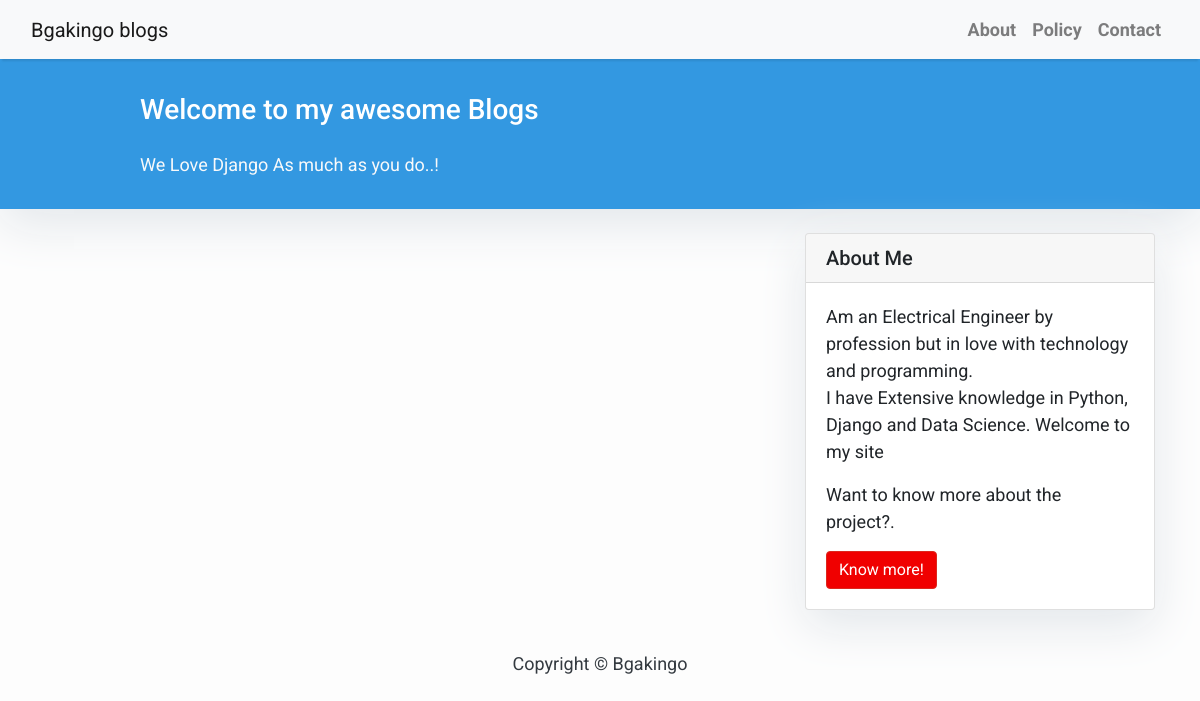
The app's page /, older data.
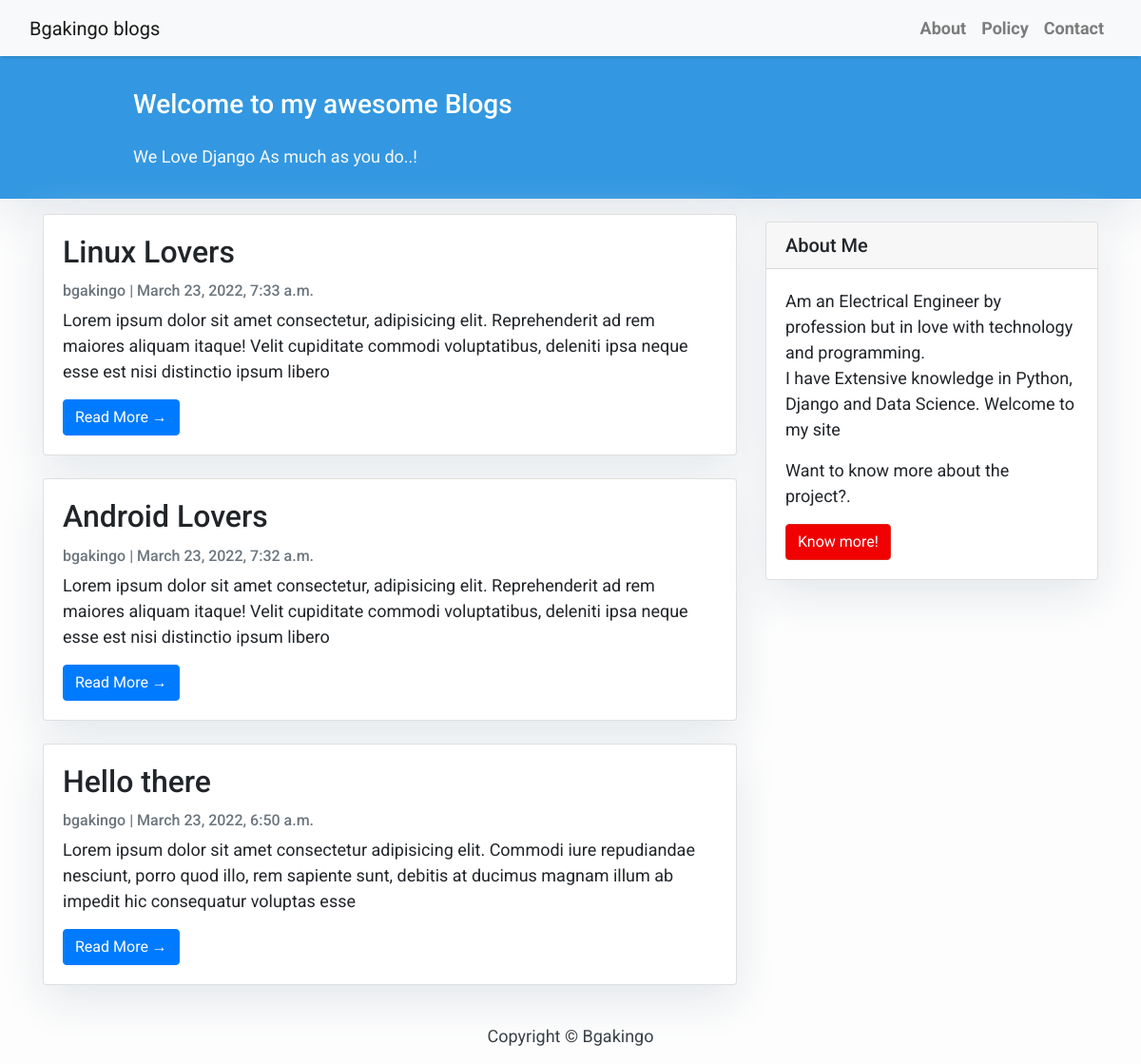
The same page, newer data.
### blog/models.py (models this page shows, shortened)
class Post(models.Model):
    title = models.CharField(max_length=200, unique=True)
    slug = models.SlugField(max_length=200, unique=True)
    author = models.ForeignKey(User, on_delete=models.CASCADE, related_name='blog_posts')
    content = models.TextField()
    created_on = models.DateTimeField(auto_now=True)
    status = models.IntegerField(choices=STATUS, default=0)
    class Meta:
        ordering = ['-created_on']

### blog/views.py (the view)
# urls.py: path('', views.PostList.as_view(), name='home'),
class PostList(generic.ListView):
    queryset = Post.objects.filter(status=1).order_by('-created_on')

### templates/blog/post_list.html (shortened to what this page needs)
{% extends "base.html" %}
{% block content %}
<header class="masthead">
    <div class="container">
        <div class="row">
            <div class=" col-md-8 col-md-10 mx-auto">
                <div class="site-heading">
                    <h3 class=" site-heading my-4 mt-3 text-white"> Welcome to my awesome Blogs </h3>
                    <p class="text-light">We Love Django As much as you do..! &nbsp
                    </p>
                </div>
            </div>
        </div>
    </div>
</header>
<div class="container">
    <div class="row">
        <div class="col-md-8 mt-3 left">
            {% for post in post_list %}
            <div class="card mb-4">
                <div class="card-body">
                    <h2 class="card-title">{{ post.title }}</h2>
                    <p class="card-text text-muted h6">{{ post.author }} | {{ post.created_on}} </p>
                    <p class="card-text">{{post.content|slice:":200" }}</p>
                    <a href="{% url 'post_detail' post.slug  %}" class="btn btn-primary">Read More &rarr;</a>
                </div>
            </div>
            {% endfor %}
        </div>
        {% block sidebar %} {% include 'sidebar.html' %} {% endblock sidebar %}
    </div>
</div>
{%endblock%}

### templates/base.html (shortened to what this page needs)
<!DOCTYPE html>
<html>
  <head>
    <link
      rel="stylesheet"
      href="https://maxcdn.bootstrapcdn.com/bootstrap/4.0.0/css/bootstrap.min.css"
    />
  </head>
  <body>
    <nav
      class="navbar navbar-expand-lg navbar-light bg-light shadow"
      id="mainNav"
    >
      <div class="container-fluid">
        <a class="navbar-brand" href="{% url 'home' %}">Bgakingo blogs</a>
        <div class="collapse navbar-collapse" id="navbarResponsive">
          <ul class="navbar-nav ml-auto">
            <li class="nav-item text-black">
              <a class="nav-link text-black font-weight-bold" href="#">About</a>
            </li>
            <li class="nav-item text-black">
              <a class="nav-link text-black font-weight-bold" href="#"
                >Policy</a
              >
            </li>
            <li class="nav-item text-black">
              <a class="nav-link text-black font-weight-bold" href="#"
                >Contact</a
              >
            </li>
          </ul>
        </div>
      </div>
    </nav>
    {% block content %}{% endblock content %}
    <footer class="py-3 bg-grey">
      <p class="m-0 text-dark text-center">Copyright &copy; Bgakingo</p>
    </footer>
  </body>
</html>

### templates/sidebar.html (shortened to what this page needs)
{% block sidebar %}
<div class="col-md-4 float-right">
  <div class="card my-4">
    <h5 class="card-header">About Me</h5>
    <div class="card-body">
      <p class="card-text">
        Am an Electrical Engineer by profession but in love with technology and
        programming. <br>
        I have Extensive knowledge in Python, Django and Data
        Science. Welcome to my site
    </p>
    <p class="card-text">
        Want to know more about the project?.
    </p>
      <a
        href="https://djangocentral.com/building-a-blog-application-with-django"
        class="btn btn-danger"
        >Know more!</a
      >
    </div>
  </div>
</div>
{% endblock sidebar %}

### templates/base.html (style rules this page uses)
body { font-family: "Roboto", sans-serif; font-size: 17px; background-color: #fdfdfd; }
.shadow { box-shadow: 0 4px 2px -2px rgba(0, 0, 0, 0.1); }
.btn-danger { color: #fff; background-color: #f00000; border-color: #dc281e; }
.masthead { background: #3398e1; height: auto; padding-bottom: 15px; box-shadow: 0 16px 48px #e3e7eb; padding-top: 10px; }

### templates/blog/post_list.html (style rules this page uses)
body { font-family: "Roboto", sans-serif; font-size: 18px; background-color: #fdfdfd; }
.card { box-shadow: 0 16px 48px #E3E7EB; }

### templates/sidebar.html (style rules this page uses)
.card { box-shadow: 0 16px 48px #e3e7eb; }

Row changes from the older to the newer data that the page shows:
added Post: title "Linux Lovers", author "bgakingo", created_on "March 23, 2022, 7:33 a.m.", content "Lorem ipsum dolor sit amet consectetur, adipisicing elit. Reprehenderit ad rem maiores aliquam itaque! Velit cupiditate commodi voluptatibus, deleniti ipsa neque esse est nisi distinctio ipsum libero"
added Post: title "Android Lovers", author "bgakingo", created_on "March 23, 2022, 7:32 a.m.", content "Lorem ipsum dolor sit amet consectetur, adipisicing elit. Reprehenderit ad rem maiores aliquam itaque! Velit cupiditate commodi voluptatibus, deleniti ipsa neque esse est nisi distinctio ipsum libero"
added Post: title "Hello there", author "bgakingo", created_on "March 23, 2022, 6:50 a.m.", content "Lorem ipsum dolor sit amet consectetur adipisicing elit. Commodi iure repudiandae nesciunt, porro quod illo, rem sapiente sunt, debitis at ducimus magnam illum ab impedit hic consequatur voluptas esse"
